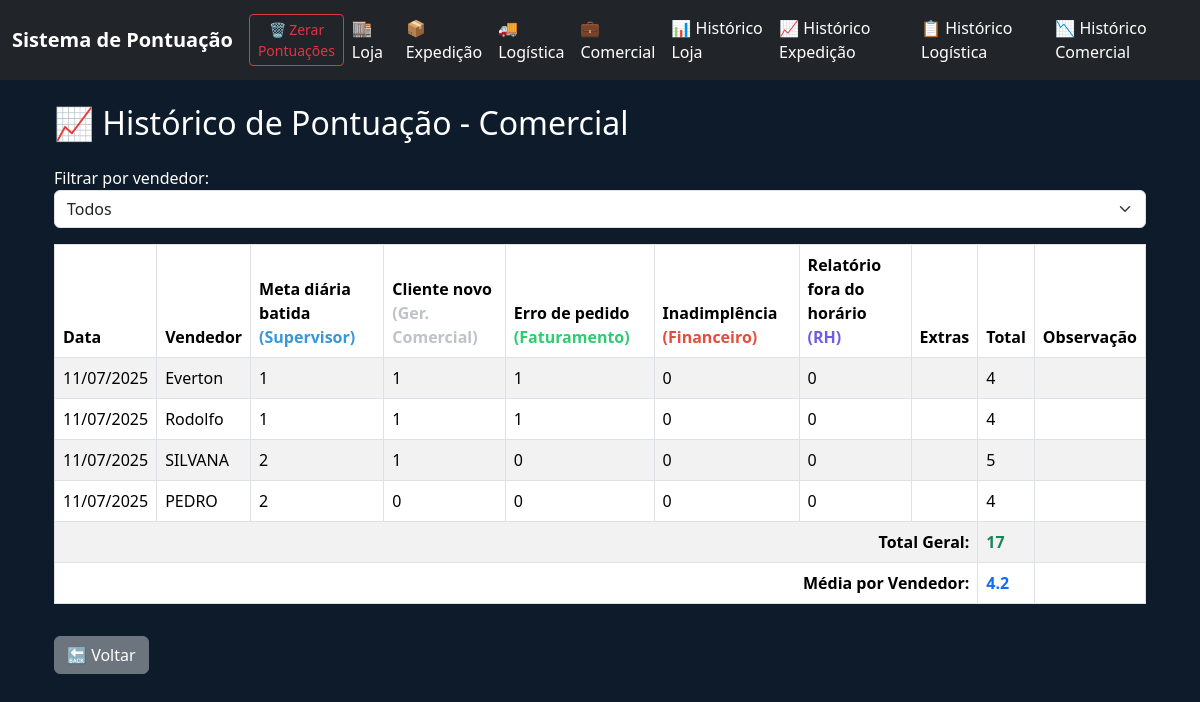
The page /historico_comercial on the database as committed earlier.
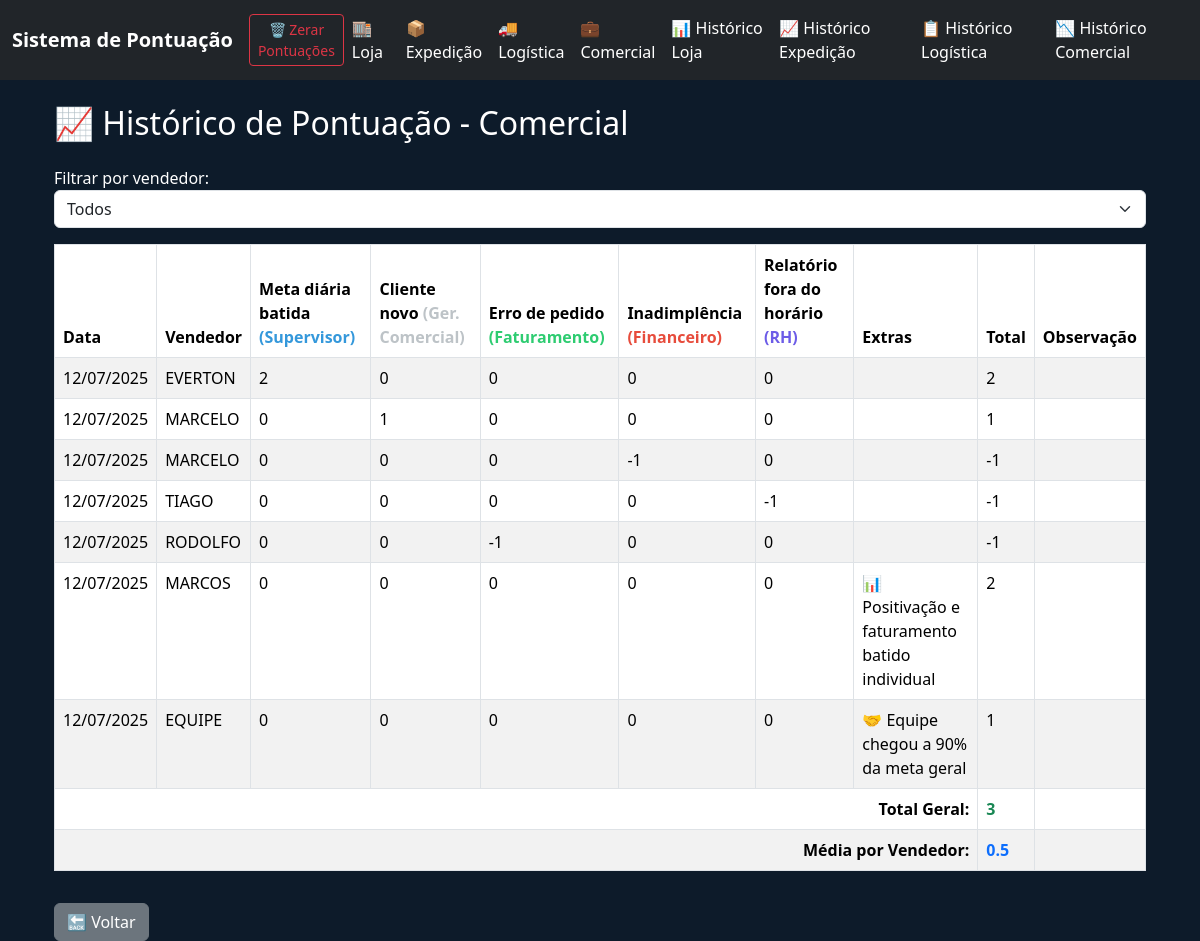
The same page on the database as committed later.
### tables this page shows
CREATE TABLE comercial (
            id INTEGER PRIMARY KEY AUTOINCREMENT,
            data TEXT,
            vendedor TEXT,
            A INTEGER,
            B INTEGER,
            C INTEGER,
            D INTEGER,
            E INTEGER,
            extras TEXT,
            observacao TEXT,
            total INTEGER
        );

### app.py (the view)
@app.route('/historico_comercial')
def historico_comercial():
    conn = sqlite3.connect('pontos.db')
    c = conn.cursor()
    vendedor = request.args.get('vendedor', '')
    if vendedor:
        c.execute("SELECT * FROM comercial WHERE vendedor = ? ORDER BY data DESC", (vendedor,))
    else:
        c.execute("SELECT * FROM comercial ORDER BY data DESC")
    registros = c.fetchall()
    total_geral = sum([r[10] for r in registros])  # campo total é o índice 10
    vendedores_unicos = set([r[2] for r in registros])  # índice 2 é vendedor
    media = total_geral / len(vendedores_unicos) if vendedores_unicos else 0
    c.execute("SELECT DISTINCT vendedor FROM comercial")
    lista_vendedores = [row[0] for row in c.fetchall()]
    conn.close()
    return render_template(
        'historico_comercial.html',
        registros=registros,
        total_geral=total_geral,
        media=round(media, 1),
        vendedores=lista_vendedores,
        vendedor=vendedor
    )

### app.py (called while the page is built)
@app.template_filter('datetimeformat')
def datetimeformat(value):
    try:
        return datetime.strptime(value, "%Y-%m-%d").strftime("%d/%m/%Y")
    except:
        return value

### templates/historico_comercial.html (shortened to what this page needs)
{% extends 'base.html' %}
{% block content %}
<div class="container mt-4">
  <h2 class="mb-4">📈 Histórico de Pontuação - Comercial</h2>
  <form method="get" class="mb-3">
    <label for="vendedor">Filtrar por vendedor:</label>
    <select name="vendedor" id="vendedor" class="form-select" onchange="this.form.submit()">
      <option value="">Todos</option>
    </select>
  </form>
  <table class="table table-bordered table-striped">
    <thead>
      <tr>
        <th>Data</th>
        <th>Vendedor</th>
        <th>Meta diária batida <span class="setor-supervisor">(Supervisor)</span></th>
        <th>Cliente novo <span class="setor-gerente-comercial">(Ger. Comercial)</span></th>
        <th>Erro de pedido <span class="setor-faturamento">(Faturamento)</span></th>
        <th>Inadimplência <span class="setor-financeiro">(Financeiro)</span></th>
        <th>Relatório fora do horário <span class="setor-rh">(RH)</span></th>
        <th>Extras</th>
        <th>Total</th>
        <th>Observação</th>
      </tr>
    </thead>
    <tbody>
      {% for r in registros %}
      <tr>
        <td>{{ r[1]|datetimeformat }}</td>
        <td>{{ r[2] }}</td>
        <td>{{ r[3] }}</td>
        <td>{{ r[4] }}</td>
        <td>{{ r[5] }}</td>
        <td>{{ r[6] }}</td>
        <td>{{ r[7] }}</td>
        <td>
          {% set extras = [] %}
          {% if 'meta' in r[8] %} {% set _ = extras.append('📊 Positivação e faturamento batido individual') %} {% endif %}
          {% if 'equipe90' in r[8] %} {% set _ = extras.append('🤝 Equipe chegou a 90% da meta geral') %} {% endif %}
          {{ extras|join(', ') }}
        </td>
        <td>{{ r[10] }}</td>
        <td>{{ r[9] }}</td>
      </tr>
      {% endfor %}
      <tr>
        <td colspan="8" class="text-end fw-bold">Total Geral:</td>
        <td class="fw-bold {% if total_geral >= 0 %}text-success{% else %}text-danger{% endif %}">{{ total_geral }}</td>
        <td></td>
      </tr>
      <tr>
        <td colspan="8" class="text-end fw-bold">Média por Vendedor:</td>
        <td class="fw-bold {% if media >= 0 %}text-primary{% else %}text-danger{% endif %}">{{ media }}</td>
        <td></td>
      </tr>
    </tbody>
  </table>
  <a href="/" class="btn btn-secondary mt-3">🔙 Voltar</a>
</div>
{% endblock %}

Rows that differ between the two databases and show on the page:
removed comercial: data "11/07/2025", vendedor "Everton", A "1", B "1", C "1", D "0", E "0", total "4"
removed comercial: data "11/07/2025", vendedor "Rodolfo", A "1", B "1", C "1", D "0", E "0", total "4"
removed comercial: data "11/07/2025", vendedor "SILVANA", A "2", B "1", C "0", D "0", E "0", total "5"
removed comercial: data "11/07/2025", vendedor "PEDRO", A "2", B "0", C "0", D "0", E "0", total "4"
added comercial: data "12/07/2025", vendedor "EVERTON", A "2", B "0", C "0", D "0", E "0", total "2"
added comercial: data "12/07/2025", vendedor "MARCELO", A "0", B "1", C "0", D "0", E "0", total "1"
added comercial: data "12/07/2025", vendedor "MARCELO", A "0", B "0", C "0", D "-1", E "0", total "-1"
added comercial: data "12/07/2025", vendedor "TIAGO", A "0", B "0", C "0", D "0", E "-1", total "-1"
added comercial: data "12/07/2025", vendedor "RODOLFO", A "0", B "0", C "-1", D "0", E "0", total "-1"
added comercial: data "12/07/2025", vendedor "MARCOS", A "0", B "0", C "0", D "0", E "0", extras "📊 Positivação e faturamento batido individual", total "2"
added comercial: data "12/07/2025", vendedor "EQUIPE", A "0", B "0", C "0", D "0", E "0", extras "🤝 Equipe chegou a 90% da meta geral", total "1"
Other text that changed with them:
{{ total_geral }}: "17" → "3"
{{ media }}: "4.2" → "0.5"
